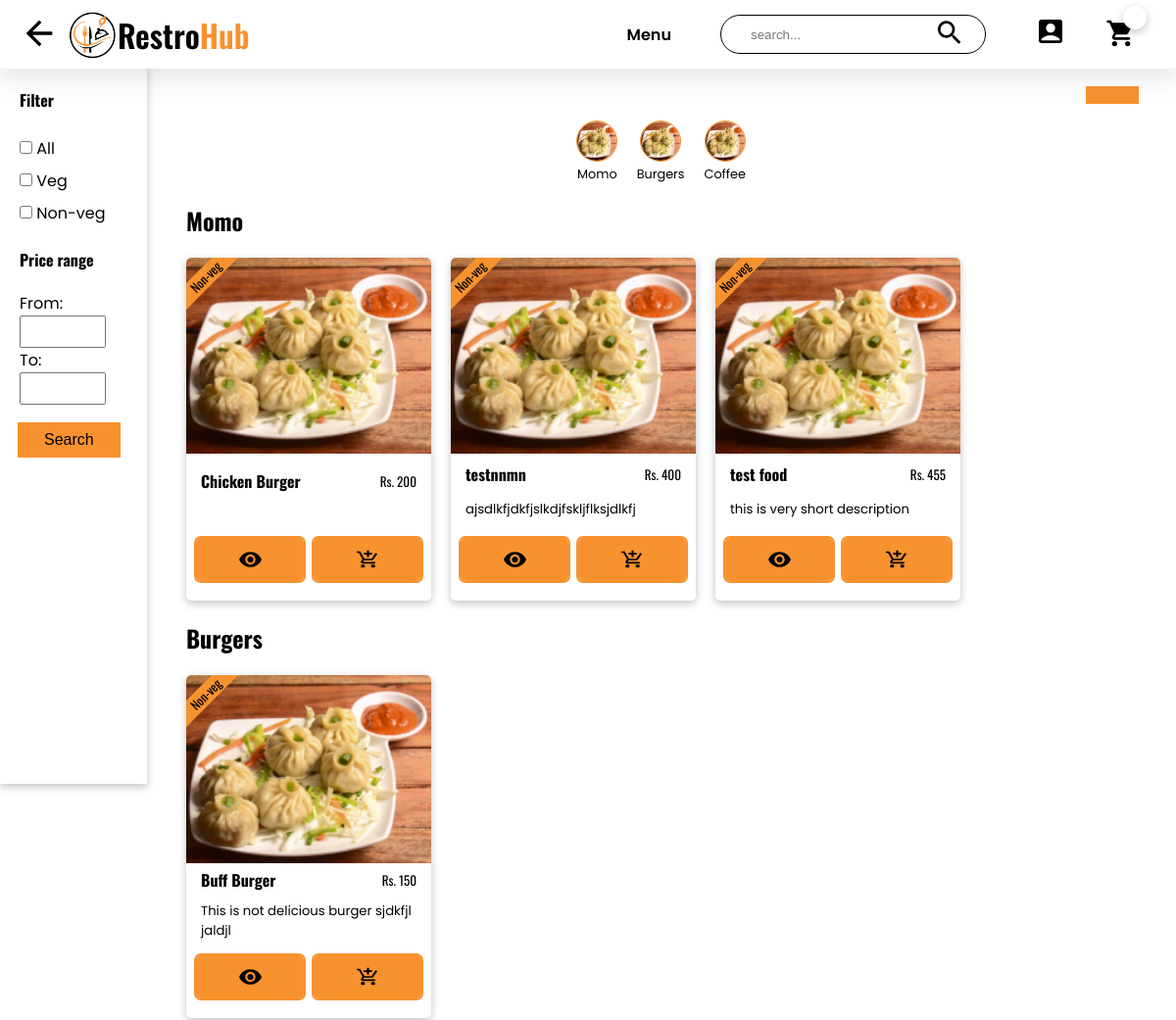
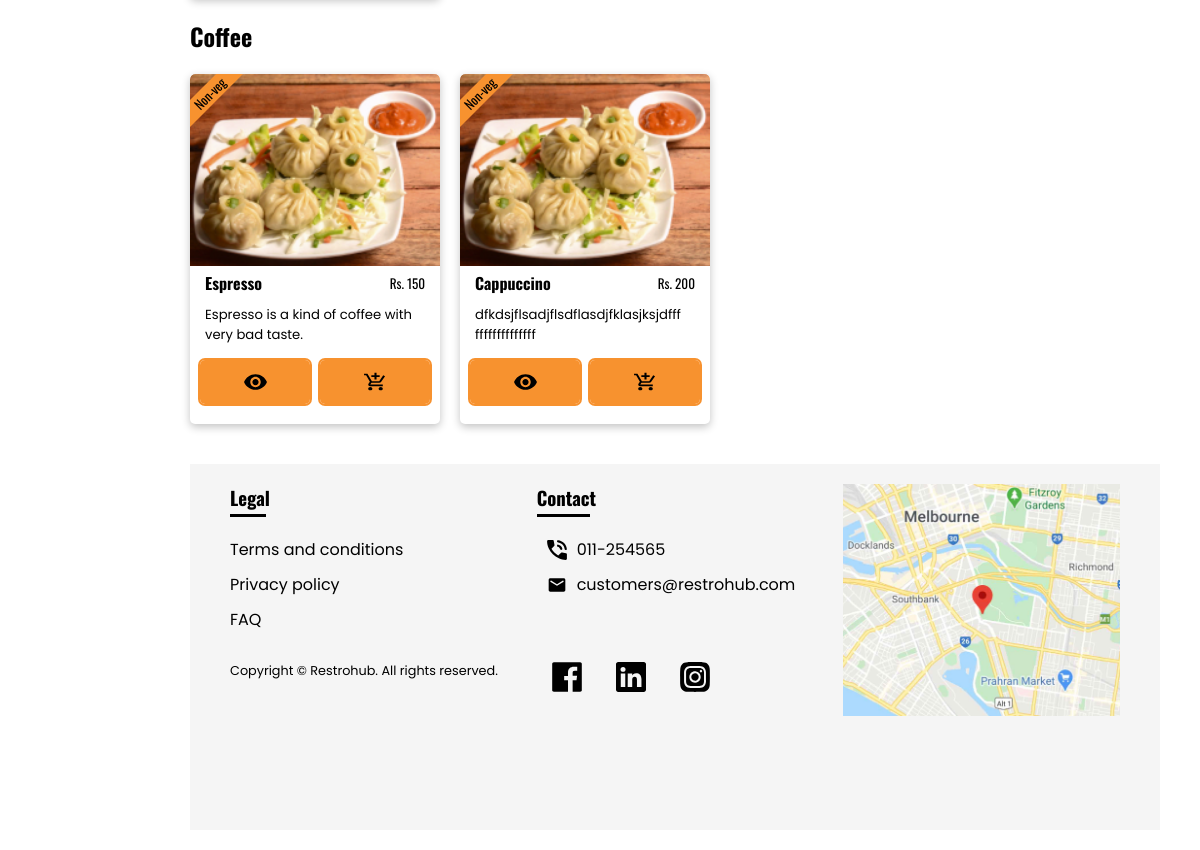
Page /menu.php on the committed database (2 pictures, top to bottom).
### tables this page shows
CREATE TABLE `category` (
  `cat_id` int(11) NOT NULL,
  `image` varchar(100) NOT NULL,
  `cat_name` varchar(50) NOT NULL
);

CREATE TABLE `food` (
  `f_id` int(11) NOT NULL,
  `img` varchar(100) DEFAULT NULL,
  `name` varchar(100) DEFAULT NULL,
  `price` int(11) DEFAULT NULL,
  `cost` int(11) NOT NULL,
  `cooking_time` int(11) DEFAULT NULL,
  `description` varchar(500) NOT NULL,
  `veg` int(1) NOT NULL,
  `product_id` varchar(30) NOT NULL,
  `short_desc` varchar(50) NOT NULL,
  `ingredients` varchar(255) NOT NULL,
  `disabled` int(11) NOT NULL,
  `special` int(11) NOT NULL,
  `category` int(11) NOT NULL
);

### menu.php (the view, shortened to what this page needs)
<!DOCTYPE html>
<html lang="en">
<head>
    <link rel="stylesheet" href="./styles/style.css">
</head>
<body>
    <?php require("./components/header.php"); ?>
    <aside class="sidebar menu_sidebar shadow p_7-20">
        <h4 class="heading">Filter</h4>
        <form action="#" method="post" class="form flex direction-col mt-20">
            <div>
                <input type="checkbox" name="all" value="all" id="all">
                <label for="all"> All</label>
            </div>
            <div>
                <input type="checkbox" name="veg" value="veg" id="veg">
                <label for="veg"> Veg</label>
            </div>
            <div>
                <input type="checkbox" name="non-veg" value="non-veg" id="non-veg">
                <label for="non-veg"> Non-veg</label>
            </div>
        </form>
        <h4 class="mt-20 heading">Price range</h4>
        <form action="#" method="post" class="mt-20 price_filter_form">
            <div>
                <label for="from">From:</label>
                <input type="number" name="from" id="from" class="p_7-20">
            </div>
            <div>
                <label for="to">To:</label>
                <input type="number" name="to" id="to" class="p_7-20">
            </div>
            <button type="submit" class="button mt-20">Search</button>
        </form>
    </aside>
    <main class="menu_container">
        <section class="food_categories">
            <div class="flex items-center">
                <button class="toggle_categories button"></button>
            </div>
            <div class="category_container mt-20 flex gap wrap justify-center">
                <?php
                require("./config.php");
                $sql = "SELECT image, cat_name FROM category";
                $result = mysqli_query($conn, $sql);
                if (mysqli_num_rows($result) > 0) {
                    while ($row = mysqli_fetch_assoc($result)) {
                ?>
                        <div class="food_category text-center">
                            <img src="./uploads/category/<?php echo $row['image']; ?>" class="food_category-img" alt="food category">
                            <p class="food_category-name"><?php echo $row['cat_name']; ?></p>
                        </div>
                <?php
                    }
                } else
                    echo "No categories found";
                ?>
            </div>
        </section>
        <div class="menu_food-card-category-container">
            <?php
            $sql = "SELECT cat_name FROM category";
            $result = mysqli_query($conn, $sql);
            if (mysqli_num_rows($result) > 0) {
                while ($row = mysqli_fetch_assoc($result)) {
            ?>
                    <section class="menu_food-card-container mt-20 flex direction-col">
                        <?php
                        $sql_food = "SELECT * FROM food inner join category on food.category = category.cat_id where category.cat_name = '$row[cat_name]' and disabled = 0";
                        $res = mysqli_query($conn, $sql_food);
                        if (mysqli_num_rows($res) > 0) {
                        ?>
                            <h2 class="heading"><?php echo $row['cat_name']; ?></h2>
                            <div class="food_cards mt-20 flex gap wrap justify-start">
                                <?php while ($data = mysqli_fetch_assoc($res)) {
                                ?>
                                    <div class="menu_food-card border-curve shadow">
                                        <p class="card__tag text-center heading">
                                            <?php
                                            if ($data['veg'] == 1)
                                                echo "Veg";
                                            else
                                                echo "Non-veg";
                                            ?>
                                        </p>
                                        <div class="card__food-img">
                                            <img src="./uploads/foods/<?php echo $data['img']; ?>" class="food_img w-full" alt="food">
                                        </div>
                                        <article class="card__food-info flex items-center">
                                            <h2 class="card__food-title heading"><?php echo $data['name']; ?></h2>
                                            <p class="card__food-price heading">Rs. <?php echo $data['price']; ?></p>
                                        </article>
                                        <p class="card__food-desc"><?php echo $data['short_desc']; ?></p>
                                        <div class="card__btns flex">
                                            <form action="./backend/details.php" class="mr-10" method="post">
                                                <button type="submit" class="button card__btn flex justify-center border-curve" name="view"><img src="./images/ic_eye.svg" alt="view"></button>
                                            </form>
                                            <form action="./backend/add-to-cart.php" method="post" class="form_food-card" name="form_food-card">
                                                <button type="button" class="button card__btn btn_add-to-cart flex justify-center border-curve" name="add-to-card"><img src="./images/ic_add-cart.svg" alt="add to cart"></button>
                                            </form>
                                        </div>
                                    </div>
                            <?php   }
                            }
                            ?>
                            </div>
                    </section>
            <?php  }
            } else
                echo "No food items found";
            ?>
        </div>
        <?php require("./components/footer.php"); ?>
    </main>
</body>
</html>

### styles/style.css (style rules this page uses)
:root { --black: #000000; --gray: #afafaf; --light-gray: #f5f5f5; --primary-color: #F7922F; --trans-black: #00000030; --trans-green: #DCFFD380; --trans-green-text: #30B900; --trans-yellow: #fafd3e67; --trans-yellow-text: #46500C; --trans-purple: #FFA0FB66; --trans-purple-text: #A500F3; --trans-primary: #F7922F50; --trans-red: #FFD6D6; --trans-red-text: #934747; --white: #ffffff; }
* { margin: 0; padding: 0; box-sizing: border-box; list-style: none; text-decoration: none; color: var(--black); }
a, button, a>*, button>*, input[type="submit"], .menu__for-sidebar, .menu__for-sidebar>*, .admin_profile_image, .date_filter_close, .popper-btn, .pointer { cursor: pointer; }
.shadow { box-shadow: rgba(0, 0, 0, 0.24) 0px 3px 8px; }
.w-full { width: 100% !important; }
.mt-20 { margin-top: 20px; }
.p_7-20 { padding: 7px 20px; }
.border-curve { border-radius: 5px; }
.flex { display: flex; align-items: flex-start; justify-content: space-between; flex-direction: row; }
p { font-weight: 400; }
.wrap { flex-wrap: wrap; }
.gap { gap: 20px; }
.items-center { align-items: center; }
.text-center { text-align: center; }
.justify-center { justify-content: center; }
.justify-start { justify-content: flex-start; }
.direction-col { flex-direction: column; }
.heading { font-family: 'Oswald', sans-serif; }
body { font-family: 'Poppins', sans-serif; }
.button { background-color: var(--primary-color); padding: 7px 25px; font-size: 1rem; min-width: fit-content; border: none !important; vertical-align: middle; outline: 2px solid var(--primary-color); }
.card__food-img { overflow: hidden; border-top-left-radius: 5px; border-top-right-radius: 5px; }
.food_img { width: 100%; transition: 0.5s; }
.card__btns { margin: 10px; }
.card__btns form { flex: 1; }
.mr-10 { margin-right: 10px; }
.card__btn { flex: 1; width: 100% !important; }
.card__food-desc, .card__food-info { padding: 5px 15px; }
.card__food-title { font-size: 1.25rem; }
.card__food-desc { font-size: 0.825rem; }
.card__btn img { width: 25px; height: 30px; }
.card__tag { position: absolute; color: var(--black); background-color: var(--primary-color); transform: rotate(-45deg); width: 90px; font-size: 0.8rem; left: -25px; top: 10px; }
.menu_sidebar { width: 150px !important; text-align: left !important; }
.menu_sidebar .form input { margin: 10px 0; }
.menu_sidebar form label { font-size: 1rem; }
.price_filter_form input { width: 80% }
.menu_container { padding: 20px 40px; margin-left: 150px; }
.food_categories { margin: 0 0 20px 0; }
.food_category { font-size: 0.8rem; }
.food_category-img { width: 40px; height: 40px; border-radius: 50%; outline: 1px solid var(--primary-color); }
.menu_food-card { width: 250px; height: 350px; position: relative; padding-bottom: 10px; background-color: var(--white); overflow: hidden; display: flex; flex-direction: column; justify-content: space-between; }
.card__food-img { height: 200px; width: 100%; }
.menu_food-card h2 { font-size: 1rem; }
.menu_food-card .card__food-price { font-size: 0.825rem; }
.sidebar { background-color: var(--white); left: 0; padding-top: 90px; min-height: 100vh; text-align: center; overflow-y: auto; position: fixed; top: 0; transition: 0.5s all; width: 100px; z-index: 1; }

### rows in the picture
category: image (picture), cat_name "Momo"
category: image (picture), cat_name "Burgers"
category: image (picture), cat_name "Coffee"
food: veg "Non-veg", img (picture), name "Chicken Burger", price "200"
food: veg "Non-veg", img (picture), name "testnnmn", price "400", short_desc "ajsdlkfjdkfjslkdjfskljflksjdlkfj"
food: veg "Non-veg", img (picture), name "test food", price "455", short_desc "this is very short description"
food: veg "Non-veg", img (picture), name "Buff Burger", price "150", short_desc "This is not delicious burger sjdkfjl jaldjl"
food: veg "Non-veg", img (picture), name "Espresso", price "150", short_desc "Espresso is a kind of coffee with very bad taste."
food: veg "Non-veg", img (picture), name "Cappuccino", price "200", short_desc "dfkdsjflsadjflsdflasdjfklasjksjdfff ffffffffffffff"
